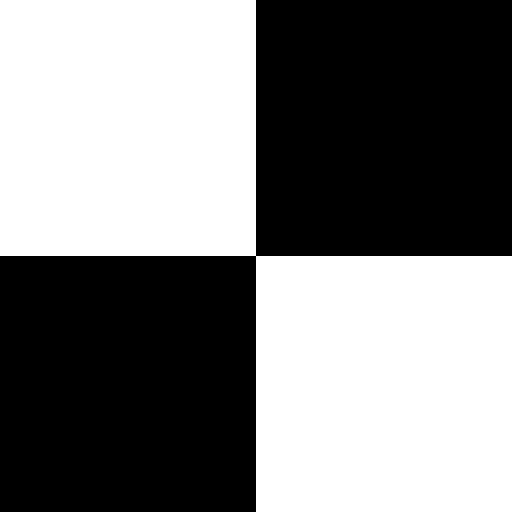
#> input picture Tarea 1/checkerboard.png, 512 x 512 px; its folder holds 6 pictures in this run
$ python Tarea1.4.py
#> lines starting #> are read from the running program, lines starting #| are printed output that depends on the picture; after the words box and inside, x2 and y2 are one past the last pixel; in counts of white or black regions, pixels touching at a corner belong together
# Kevin David Ruiz Gonzalez

# 4. En el directorio de la tarea hay 2 imágenes: checkerboard.png y dark_street.jpg. El
# ejercicio es desarrollar un programa en Python que para cada imagen haga lo
# siguiente:

# a. Lea la imagen.
# b. Escriba en un archivo el histograma original.
# c. Le aplique el método de ecualización del histograma.
# d. Escriba en un archivo el histograma ecualizado.
# e. Le aplique a la imagen original el método CLAHE.
# f. Escriba en un archivo el histograma modificado.
# g. Analicen si hay diferencia entre los 2 métodos.


import cv2
import numpy as np
from matplotlib import pyplot as plt

METHODS = [
    {"name": "original", "apply": lambda img: img},
    {"name": "equalize", "apply": cv2.equalizeHist},
    {"name": "clahe", "apply": lambda img: cv2.createCLAHE(clipLimit=2.0, tileGridSize=(8, 8)).apply(img)},
]

def save_histogram(hist, filename):
    plt.bar(np.arange(256), hist.flatten())
    plt.xlabel('Valor de píxel')
    plt.ylabel('Frecuencia')
    plt.title('Histograma')
    plt.savefig(filename)
    plt.close()

def process_image(image_path):
#> called with image_path = 'checkerboard.png'
    print(f"Procesando imagen: {image_path}")
    image = cv2.imread(image_path, cv2.IMREAD_GRAYSCALE)
#> image: shape (512, 512); 50% white; 1 white region, box (x1, y1, x2, y2) and area: (0, 0, 512, 512) 131072

    for method in METHODS:
        method_name = method["name"]
        processed_image = method["apply"](image)
        hist = cv2.calcHist([processed_image], [0], None, [256], [0, 256])
        save_histogram(hist, f'histogram_{method_name}_{image_path[:-4]}.png')
#> this loop made 3 passes
#> pass 1, in save_histogram, `plt.savefig(filename)`:
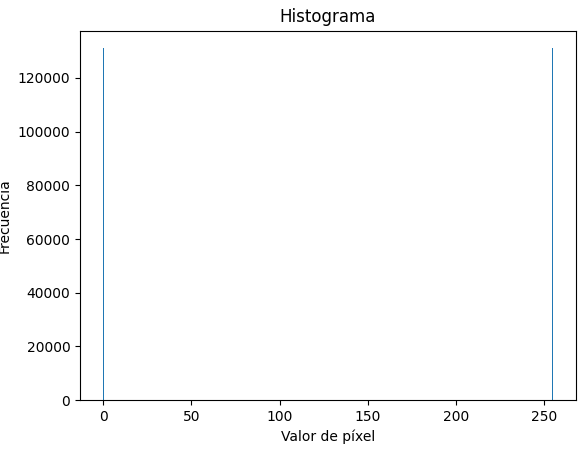
#> figure drawn by matplotlib, 1 panel

    print("Procesamiento completo.\n")

def main():
    images = ['checkerboard.png', 'dark_street.jpg']

    for image_path in images:
        process_image(image_path)
#> pass 2 of the loop in main, `for image_path in images:`:
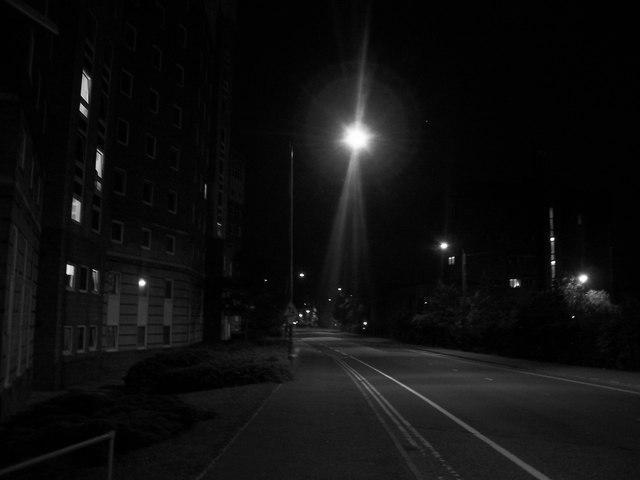
#> input picture Tarea 1/dark_street.jpg, 640 x 480 px
#> in process_image, image is the input picture: shape (480, 640); min 0, max 255, mean 15.2
#> the loop in process_image (call 2), `for method in METHODS:` made 3 passes
#> pass 1, in save_histogram (call 4), `plt.savefig(filename)`:
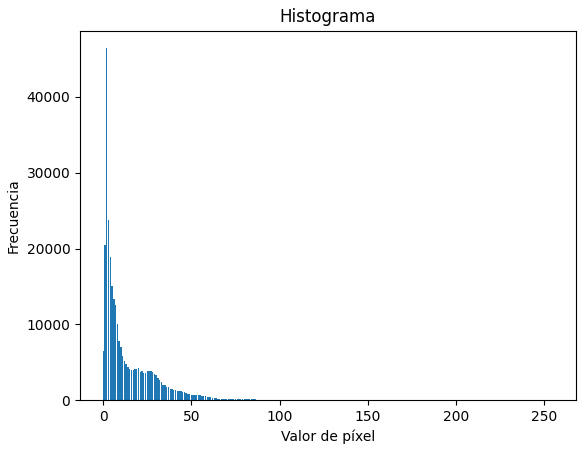
#> figure drawn by matplotlib, 1 panel; tallest bar 46411 high, from x = 1.6 to 2.4
#> pass 3, in process_image (call 2), `processed_image = method["apply"](image)`:
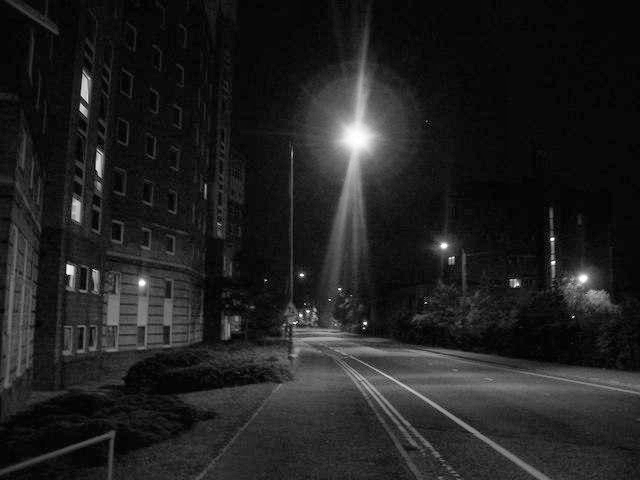
#> processed_image: shape (480, 640); min 1, max 255, mean 32.9

if __name__ == "__main__":
    main()
